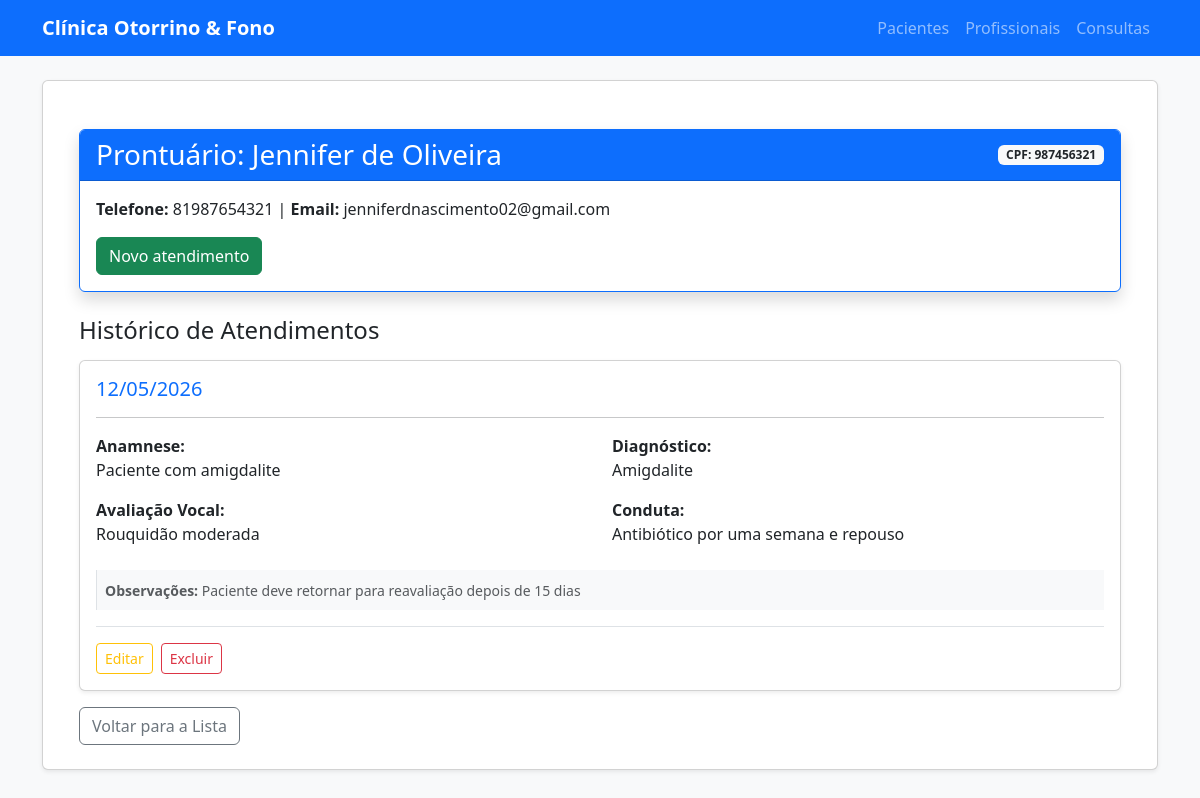
Page /logica/pacientes/prontuario/12/ on the committed database.
### logica/models.py (models this page shows, shortened)
class Paciente (models.Model):
    STATUS_CHOICES = [
        ('ATIVO','Ativo'),
        ('PENDENTE','Pendente',),
        ('EXCLUIDO','EXCLUIDO')
    ]
    nome = models.CharField(max_length=100)
    cpf = models.CharField(max_length=14)
    telefone = models.CharField(max_length=15)
    email = models.EmailField(blank=True, null=True)
    status_exclusao = models.CharField(
        max_length=20,
        choices=STATUS_CHOICES,
        default='ATIVO'
    )

class RegistroConsulta(models.Model):
    paciente = models.ForeignKey(Paciente, on_delete=models.CASCADE, related_name='registros')
    data_atendimento = models.DateTimeField(auto_now_add=True) # aqui salva a data e hora sozinho
    anamnese = models.TextField()
    conduta = models.TextField()
    observacoes = models.TextField(blank=True, null=True)
    diagnostico = models.TextField()
    avaliacao_vocal = models.TextField()

### logica/views.py (the view)
# urls.py: path('pacientes/prontuario/<int:id>/', views.prontuario_paciente, name='prontuario_paciente'),
def prontuario_paciente(request, id):
    paciente = get_object_or_404(Paciente, id=id)
    historico = RegistroConsulta.objects.filter(paciente=paciente).order_by('-id')
    return render(request, 'logica/prontuario.html', {
        'paciente': paciente, 'historico': historico
    })

### logica/templates/logica/prontuario.html (shortened to what this page needs)
{% extends 'logica/base.html' %}
{% block content %}
<div class="container mt-4">
    <div class="card border-primary mb-4 shadow">
        <div class="card-header bg-primary text-white d-flex justify-content-between align-items-center">
            <h3 class="mb-0">Prontuário: {{ paciente.nome }}</h3>
            <span class="badge bg-light text-dark">CPF: {{ paciente.cpf }}</span>
        </div>
        <div class="card-body">
            <p><strong>Telefone:</strong> {{ paciente.telefone }} | <strong>Email:</strong> {{ paciente.email }}</p>
            <a href="{% url 'registrar_anamnese' paciente.id %}" class="btn btn-success">
                 Novo atendimento
            </a>
        </div>
    </div>
    <h4 class="mb-3">Histórico de Atendimentos</h4>
    {% if historico %}
        {% for registro in historico %}
            <div class="card mb-3 shadow-sm border-left-info">
                <div class="card-body">
                    <h5 class="card-title text-primary">
                         {{ registro.data_atendimento|date:"d/m/Y" }}
                    </h5>
                    <hr>
                    <div class="row">
                        <div class="col-md-6">
                            <p><strong>Anamnese:</strong><br> {{ registro.anamnese }}</p>
                            <p><strong>Avaliação Vocal:</strong><br> {{ registro.avaliacao_vocal }}</p>
                        </div>
                        <div class="col-md-6">
                            <p><strong>Diagnóstico:</strong><br> {{ registro.diagnostico }}</p>
                            <p><strong>Conduta:</strong><br> {{ registro.conduta }}</p>
                        </div>
                    </div>
                    {% if registro.observacoes %}
                        <div class="mt-2 p-2 bg-light border-start">
                            <small class="text-muted"><strong>Observações:</strong> {{ registro.observacoes }}</small>
                        </div>
                    {% endif %}
                    <div class="mt-3 pt-3 border-top d-flex gap-2">
                        <a href="{% url 'editar_atendimento' registro.id %}" class="btn btn-sm btn-outline-warning">
                             Editar
                        </a>
                        <a href="{% url 'excluir_atendimento' registro.id %}" class="btn btn-sm btn-outline-danger"
                           onclick="return confirm('Tem certeza que deseja excluir este registro clínico?')">
                             Excluir
                        </a>
                </div>
            </div>
        {% endfor %}
    {% else %}
        <div class="alert alert-light border text-center">Nenhum atendimento registrado para este paciente.</div>
    {% endif %}
</div>
<a href="{% url 'paciente_list' %}" class="btn btn-outline-secondary">
    Voltar para a Lista
 </a>
{% endblock %}

### rows in the picture
Paciente: nome "Jennifer de Oliveira", cpf "987456321", telefone "81987654321", email "jenniferdnascimento02@gmail.com"
RegistroConsulta: data_atendimento "12/05/2026", anamnese "Paciente com amigdalite", avaliacao_vocal "Rouquidão moderada", diagnostico "Amigdalite", conduta "Antibiótico por uma semana e repouso", observacoes "Paciente deve retornar para reavaliação depois de 15 dias"
